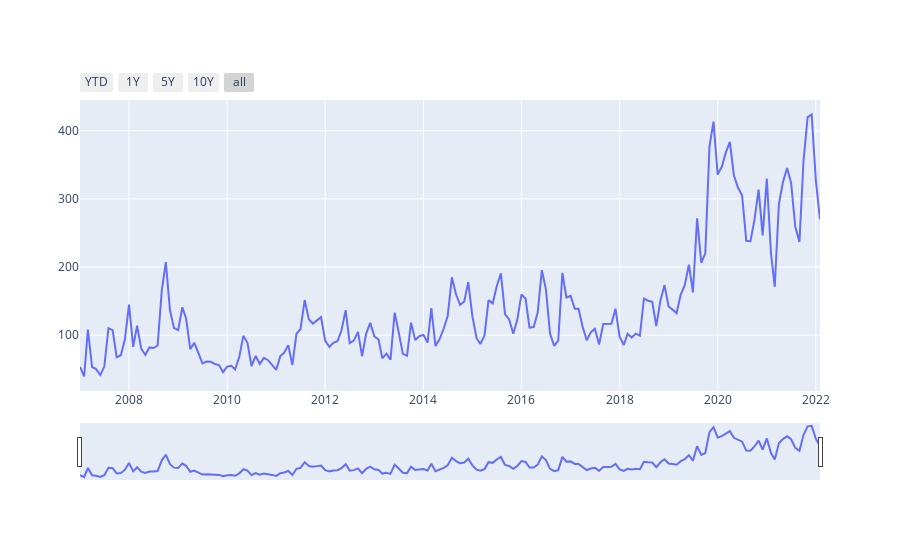

The notebook cell saved with this chart:
### Code cell
# Crear la figura

fig = go.Figure()

# Añadir las series de datos
fig.add_trace(go.Scatter(x=iiec.index, y=iiec, name='IIEC', mode='lines'))

# Crear botones de tiempo
date_buttons = [
    {'count': 1, 'label': "YTD", 'step': "year", 'stepmode': "todate"},
    {'count': 1, 'label': "1Y", 'step': "year", 'stepmode': "backward"},
    {'count': 5, 'label': "5Y", 'step': "year", 'stepmode': "backward"},
    {'count': 10, 'label': "10Y", 'step': "year", 'stepmode': "backward"},
    {'step': "all"}
    ]

fig.update_layout({
    'xaxis': {'rangeselector':{'buttons': date_buttons}}
    })


fig.update_xaxes(rangeslider_visible=True)

# Mostrar el gráfico
fig.show()

### Figure 1 — Plotly figure (JSON) as saved in the notebook; plotly's stock layout.template omitted (floating-point values rounded to 4 significant figures; data arrays with more than 128 entries replaced by an {"elided": "..."} marker saying what was removed)
{"data": [{"mode": "lines", "name": "IIEC", "type": "scatter", "x": {"elided": "182 str values"}, "y": {"elided": "182 float values"}}], "layout": {"xaxis": {"rangeselector": {"buttons": [{"count": 1, "label": "YTD", "step": "year", "stepmode": "todate"}, {"count": 1, "label": "1Y", "step": "year", "stepmode": "backward"}, {"count": 5, "label": "5Y", "step": "year", "stepmode": "backward"}, {"count": 10, "label": "10Y", "step": "year", "stepmode": "backward"}, {"step": "all"}]}, "rangeslider": {"visible": true}}}}
